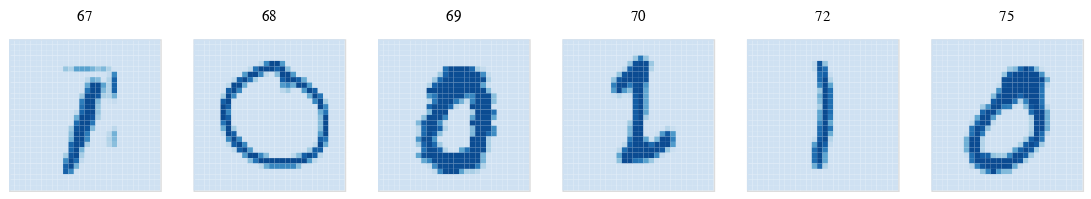

The notebook cell saved with this chart:
### Markdown cell above
Otra páctica interesante es ver algunos ejemplos de casos y el valor correspondiente de la feature, o examinar los casos en los que la feature tiene valores extremos, para hacerse una idea de "qué representa". En este caso, se puede observar que la feature que hemos generado recoge la idea que teníamos: valores más altos corresponden a figuras más anchas, y valores más bajos a figuras más estrechas.

### Code cell
# Mostramos algunos casos concretos...
mostrar_casos(clases01.index.tolist()[15:21])

### Figure 1 — Vega-Lite specification as saved in the notebook (floating-point values rounded to 4 significant figures; data arrays with more than 128 entries replaced by an {"elided": "..."} marker saying what was removed)
{"config": {"view": {"continuousWidth": 400, "continuousHeight": 300}}, "data": {"name": "data-eb664f3b7fb3854b9e51800963763397"}, "mark": "rect", "encoding": {"color": {"type": "quantitative", "field": "Valor", "legend": null, "scale": {"scheme": "blues"}}, "facet": {"type": "ordinal", "columns": 6, "field": "Caso", "title": null}, "x": {"type": "ordinal", "axis": null, "field": "x"}, "y": {"type": "ordinal", "axis": null, "field": "y"}}, "height": 100, "title": "", "width": 100, "$schema": "https://vega.github.io/schema/vega-lite/v4.8.1.json", "datasets": {"data-eb664f3b7fb3854b9e51800963763397": {"elided": "4704 records"}}}
